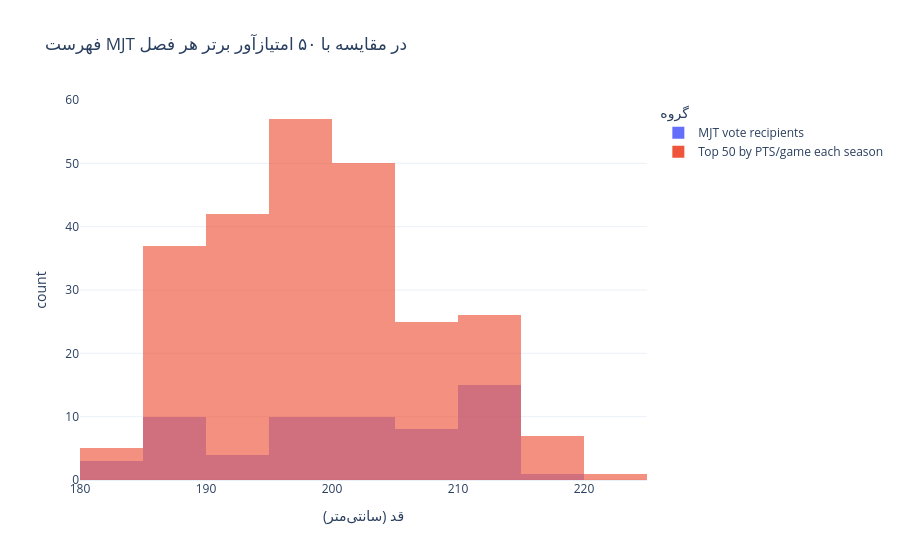

Source (notebook cell):
### Code cell
import plotly.express as px

height_plot_data = pd.concat([
    mjt5[["Ht_CM"]].rename(columns={"Ht_CM":"Height_CM"}).assign(Group="MJT vote recipients"),
    top50[["Height_CM"]].assign(Group="Top 50 by PTS/game each season")
], ignore_index=True).dropna(subset=["Height_CM"])

fig_height = px.histogram(
    height_plot_data, x="Height_CM", color="Group", barmode="overlay",
    opacity=0.65, nbins=14,
    labels={"Height_CM":"قد (سانتیمتر)", "count":"تعداد رکوردها", "Group":"گروه"},
    title=" فهرست MJT در مقایسه با ۵۰ امتیازآور برتر هر فصل"
)
fig_height.update_layout(template="plotly_white", legend_title_text="گروه")
fig_height.show()

### Figure 1 — Plotly figure (JSON) as saved in the notebook; plotly's stock layout.template omitted (floating-point values rounded to 4 significant figures; data arrays with more than 128 entries replaced by an {"elided": "..."} marker saying what was removed)
{"data": [{"bingroup": "x", "hovertemplate": "گروه=MJT vote recipients<br>قد (سانتیمتر)=%{x}<br>count=%{y}<extra></extra>", "legendgroup": "MJT vote recipients", "marker": {"color": "#636efa", "opacity": 0.65, "pattern": {"shape": ""}}, "name": "MJT vote recipients", "nbinsx": 14, "orientation": "v", "showlegend": true, "type": "histogram", "x": [210.8, 205.7, 195.6, 203.2, 198.1, 208.3, 182.9, 188.0, 210.8, 203.2, 198.1, 203.2, 210.8, 213.4, 188.0, 210.8, 182.9, 203.2, 188.0, 205.7, 190.5, 215.9, 193.0, 208.3, 195.6, 205.7, 198.1, 210.8, 213.4, 210.8, 195.6, 203.2, 203.2, 188.0, 188.0, 182.9, 198.1, 210.8, 205.7, 213.4, 210.8, 210.8, 203.2, 198.1, 188.0, 208.3, 203.2, 188.0, 198.1, 190.5, 188.0, 188.0, 210.8, 198.1, 203.2, 210.8, 188.0, 203.2, 193.0, 208.3, 210.8], "xaxis": "x", "yaxis": "y"}, {"bingroup": "x", "hovertemplate": "گروه=Top 50 by PTS/game each season<br>قد (سانتیمتر)=%{x}<br>count=%{y}<extra></extra>", "legendgroup": "Top 50 by PTS/game each season", "marker": {"color": "#EF553B", "opacity": 0.65, "pattern": {"shape": ""}}, "name": "Top 50 by PTS/game each season", "nbinsx": 14, "orientation": "v", "showlegend": true, "type": "histogram", "x": {"elided": "250 float values"}, "xaxis": "x", "yaxis": "y"}], "layout": {"barmode": "overlay", "legend": {"title": {"text": "گروه"}, "tracegroupgap": 0}, "title": {"text": " فهرست MJT در مقایسه با ۵۰ امتیازآور برتر هر فصل"}, "xaxis": {"anchor": "y", "domain": [0, 1], "title": {"text": "قد (سانتیمتر)"}}, "yaxis": {"anchor": "x", "domain": [0, 1], "title": {"text": "count"}}}}
